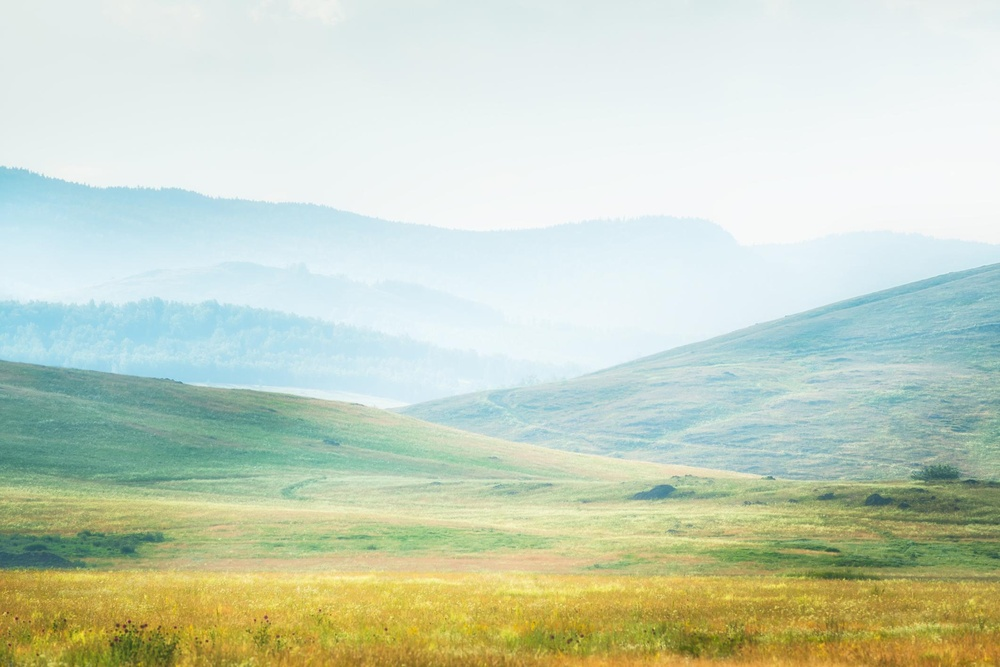
#> input picture images.jpg, 1000 x 667 px, shrunk from 2121 x 1414 before the run
$ python mhm.py
#> lines starting #> are read from the running program, lines starting #| are printed output that depends on the picture
import numpy as np
from PIL import Image
import matplotlib.pyplot as plt

image = Image.open('images.jpg').convert("RGB")
#> image is the input picture: PIL image 1000x667 RGB; mean R, G, B 200.2, 211.9, 191.4
img = np.array(image)

stretched = np.zeros_like(img)

for c in range(3):
    channel = img[:, :, c].astype(np.float32)

    r_min = np.min(channel)
    r_max = np.max(channel)

    if r_max > r_min:
        stretched[:, :, c] = np.clip(
            (channel - r_min) * 255.0 / (r_max - r_min),
            0,
            255
        ).astype(np.uint8)
    else:
        stretched[:, :, c] = channel.astype(np.uint8)
#> this loop made 3 passes
#> (r_min, r_max) on passes 1 to 3: (38, 255), (44, 254), (0, 255)
#> pass 1, `channel = img[:, :, c].astype(np.float32)`:
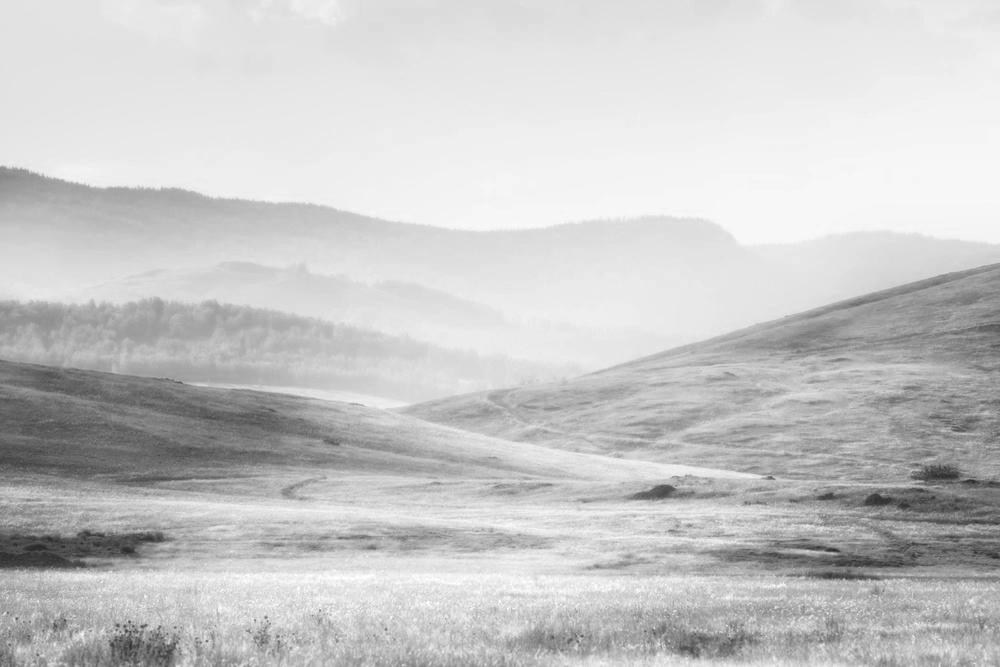
#> channel: shape (667, 1000) float32; min 38, max 255, mean 200.2
#> pass 2, `channel = img[:, :, c].astype(np.float32)`:
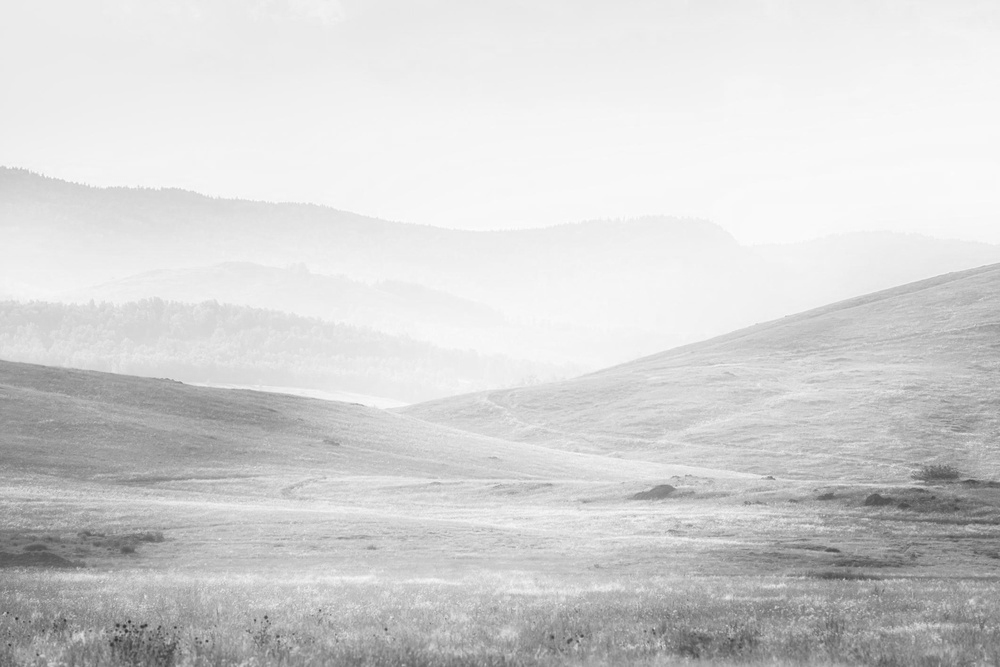
#> channel: shape (667, 1000) float32; min 44, max 254, mean 211.9
#> pass 3, `channel = img[:, :, c].astype(np.float32)`:
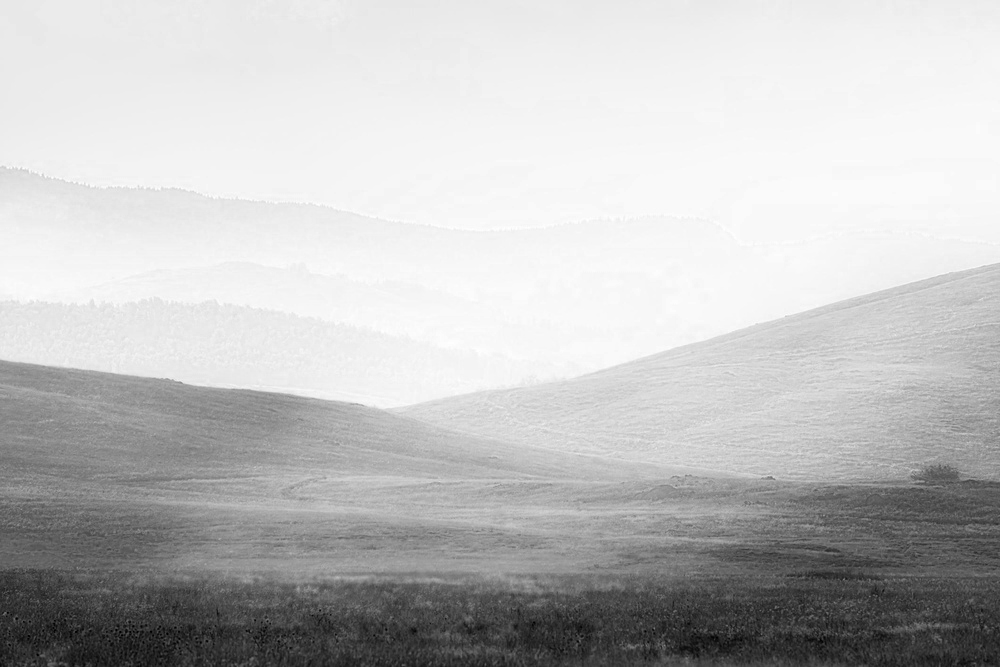
#> channel: shape (667, 1000) float32; min 0, max 255, mean 191.4
#> after the loop:
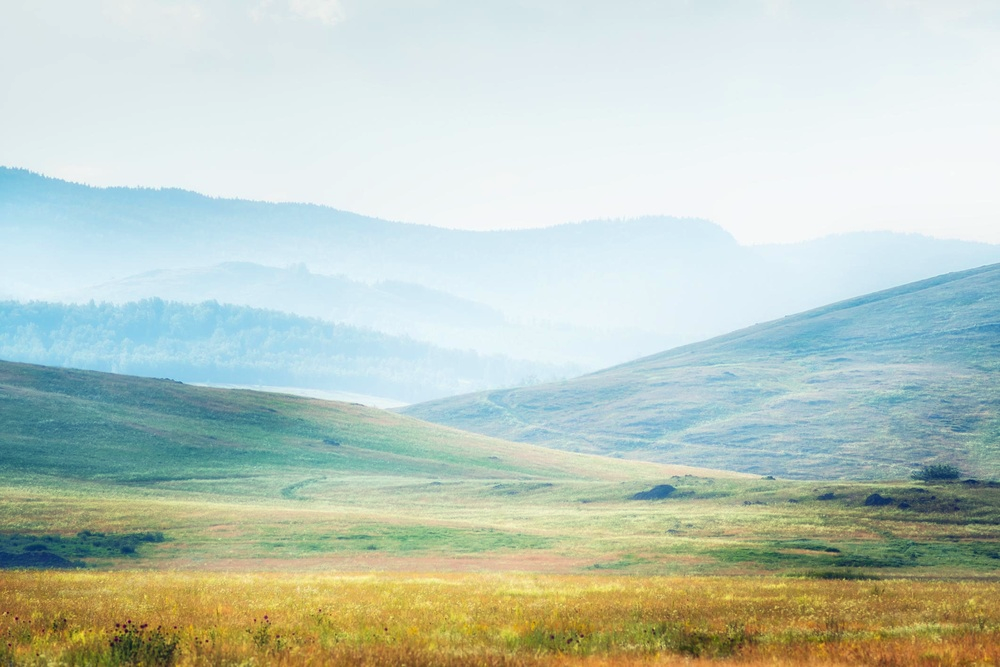
#> stretched: shape (667, 1000, 3); mean R, G, B 190.1, 203.4, 191.4

plt.figure(figsize=(12, 6))

plt.subplot(1, 2, 1)
plt.imshow(img)
plt.title("Original Color Image")
plt.axis("off")

plt.subplot(1, 2, 2)
plt.imshow(stretched)
plt.title("Contrast-Stretched Color Image")
plt.axis("off")

plt.tight_layout()
plt.show()

$ run again, with img.jpg copied over images.jpg
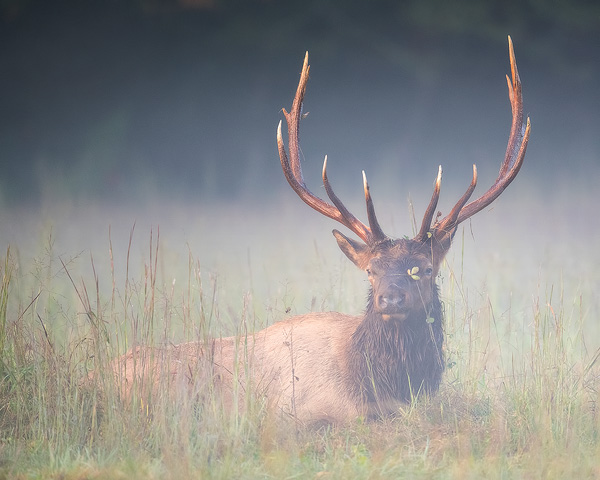
#> input picture img.jpg, 600 x 480 px
#> image is the input picture: PIL image 600x480 RGB; mean R, G, B 141.7, 140.9, 139.3
#> the loop `for c in range(3):` made 3 passes
#> (r_min, r_max) on passes 1 to 3: (30, 255), (37, 255), (42, 253)
#> pass 1, `channel = img[:, :, c].astype(np.float32)`:
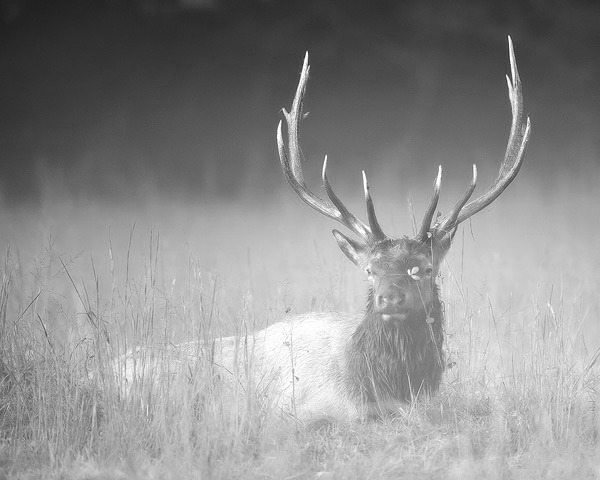
#> channel: shape (480, 600) float32; min 30, max 255, mean 141.7
#> after the loop `for c in range(3):`:
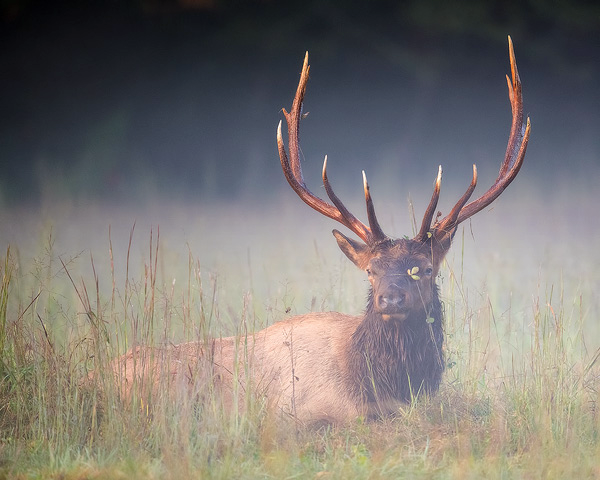
#> stretched: shape (480, 600, 3); mean R, G, B 126.1, 121, 117.1
